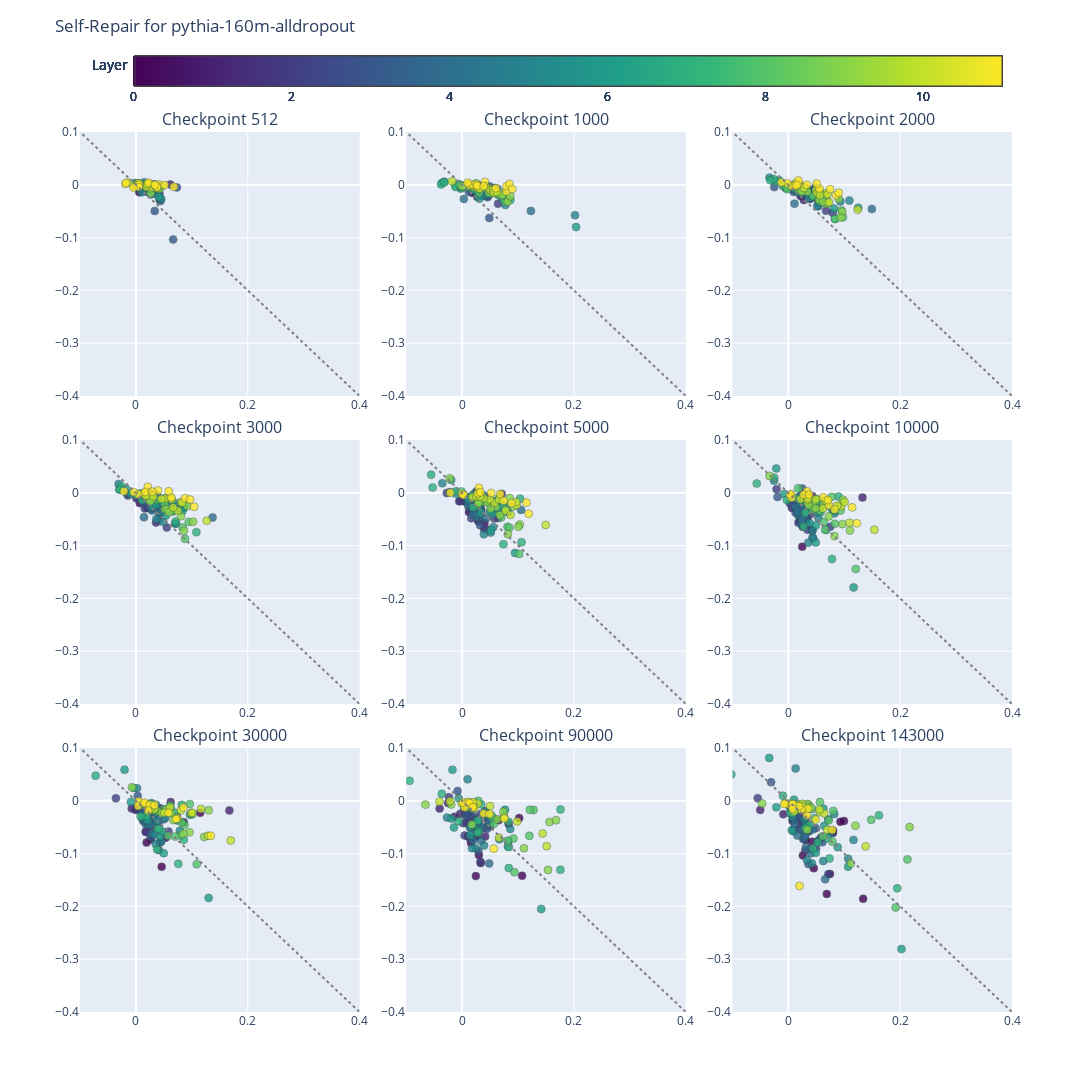

This figure's notebook cell:
### Code cell
import plotly.graph_objects as go
from plotly.subplots import make_subplots
import numpy as np
import torch

# Specify your desired x and y axis range
x_range = [-0.1, 0.4]
y_range = [-0.4, 0.1]

# Determine the grid size (rows x columns)
total_checkpoints = len(data.keys())
num_columns = 3  # Example: 3 columns in your grid
num_rows = (total_checkpoints + num_columns - 1) // num_columns  # Calculate rows needed

# Initialize the subplot figure with specified rows and columns
fig = make_subplots(
    rows=num_rows, cols=num_columns, 
    subplot_titles=[f"Checkpoint {checkpoint}" for checkpoint in data.keys()],
    horizontal_spacing=0.05,  # Reduce horizontal spacing
    vertical_spacing=0.05     # Reduce vertical spacing
)

subplot_index = 1  # Initialize subplot index

for checkpoint in data.keys():
    # Calculate the current row and column position
    row = (subplot_index - 1) // num_columns + 1
    col = (subplot_index - 1) % num_columns + 1

    # Generate the plot for the current checkpoint
    current_fig = create_layered_scatter(
        data[checkpoint]['thresholded_de'][0], 
        data[checkpoint]['thresholded_cil'][0], 
        "Direct Effect of Component", 
        "Change in Logits Upon Ablation", 
        f"Self-Repair in {MODEL_TO_VIEW} at Checkpoint {checkpoint}",
    )

    # Add each trace from the current figure to the subplot
    for trace in current_fig.data:
        fig.add_trace(trace, row=row, col=col)

    # Explicitly set x and y ranges for this subplot
    fig.update_xaxes(range=x_range, row=row, col=col)
    fig.update_yaxes(range=y_range, row=row, col=col)
    
    # Add the dotted line where the negative value of the y-axis equals the positive value of the x-axis
    line_range = [min(x_range[0], y_range[0]), max(x_range[1], y_range[1])]
    fig.add_trace(
        go.Scatter(x=line_range, y=[-x for x in line_range], mode='lines',
                   line=dict(color='grey', dash='dot'), name='Y=-X'),
        row=row, col=col
    )

    subplot_index += 1

# Update layout if needed (optional)
fig.update_layout(height=400*num_rows, width=400*num_columns, title_text=f"Self-Repair for {MODEL_TO_VIEW}", showlegend=False)
fig.show()

### Figure 1 — Plotly figure (JSON) as saved in the notebook; plotly's stock layout.template omitted (floating-point values rounded to 4 significant figures; data arrays with more than 128 entries replaced by an {"elided": "..."} marker saying what was removed)
{"data": [{"marker": {"color": {"elided": "144 int values"}, "colorbar": {"orientation": "h", "title": {"text": "Layer"}}, "colorscale": [[0, "#440154"], [0.1111, "#482878"], [0.2222, "#3e4989"], [0.3333, "#31688e"], [0.4444, "#26828e"], [0.5556, "#1f9e89"], [0.6667, "#35b779"], [0.7778, "#6ece58"], [0.8889, "#b5de2b"], [1, "#fde725"]], "line": {"color": "DarkSlateGrey", "width": 0.5}, "opacity": 0.8, "size": 8}, "mode": "markers", "name": "Attention Heads", "text": {"elided": "144 str values"}, "type": "scatter", "x": {"elided": "144 float values"}, "xaxis": "x", "y": {"elided": "144 float values"}, "yaxis": "y"}, {"line": {"color": "grey", "dash": "dot"}, "mode": "lines", "name": "Y=-X", "type": "scatter", "x": [-0.4, 0.4], "xaxis": "x", "y": [0.4, -0.4], "yaxis": "y"}, {"marker": {"color": {"elided": "144 int values"}, "colorbar": {"orientation": "h", "title": {"text": "Layer"}}, "colorscale": [[0, "#440154"], [0.1111, "#482878"], [0.2222, "#3e4989"], [0.3333, "#31688e"], [0.4444, "#26828e"], [0.5556, "#1f9e89"], [0.6667, "#35b779"], [0.7778, "#6ece58"], [0.8889, "#b5de2b"], [1, "#fde725"]], "line": {"color": "DarkSlateGrey", "width": 0.5}, "opacity": 0.8, "size": 8}, "mode": "markers", "name": "Attention Heads", "text": {"elided": "144 str values"}, "type": "scatter", "x": {"elided": "144 float values"}, "xaxis": "x2", "y": {"elided": "144 float values"}, "yaxis": "y2"}, {"line": {"color": "grey", "dash": "dot"}, "mode": "lines", "name": "Y=-X", "type": "scatter", "x": [-0.4, 0.4], "xaxis": "x2", "y": [0.4, -0.4], "yaxis": "y2"}, {"marker": {"color": {"elided": "144 int values"}, "colorbar": {"orientation": "h", "title": {"text": "Layer"}}, "colorscale": [[0, "#440154"], [0.1111, "#482878"], [0.2222, "#3e4989"], [0.3333, "#31688e"], [0.4444, "#26828e"], [0.5556, "#1f9e89"], [0.6667, "#35b779"], [0.7778, "#6ece58"], [0.8889, "#b5de2b"], [1, "#fde725"]], "line": {"color": "DarkSlateGrey", "width": 0.5}, "opacity": 0.8, "size": 8}, "mode": "markers", "name": "Attention Heads", "text": {"elided": "144 str values"}, "type": "scatter", "x": {"elided": "144 float values"}, "xaxis": "x3", "y": {"elided": "144 float values"}, "yaxis": "y3"}, {"line": {"color": "grey", "dash": "dot"}, "mode": "lines", "name": "Y=-X", "type": "scatter", "x": [-0.4, 0.4], "xaxis": "x3", "y": [0.4, -0.4], "yaxis": "y3"}, {"marker": {"color": {"elided": "144 int values"}, "colorbar": {"orientation": "h", "title": {"text": "Layer"}}, "colorscale": [[0, "#440154"], [0.1111, "#482878"], [0.2222, "#3e4989"], [0.3333, "#31688e"], [0.4444, "#26828e"], [0.5556, "#1f9e89"], [0.6667, "#35b779"], [0.7778, "#6ece58"], [0.8889, "#b5de2b"], [1, "#fde725"]], "line": {"color": "DarkSlateGrey", "width": 0.5}, "opacity": 0.8, "size": 8}, "mode": "markers", "name": "Attention Heads", "text": {"elided": "144 str values"}, "type": "scatter", "x": {"elided": "144 float values"}, "xaxis": "x4", "y": {"elided": "144 float values"}, "yaxis": "y4"}, {"line": {"color": "grey", "dash": "dot"}, "mode": "lines", "name": "Y=-X", "type": "scatter", "x": [-0.4, 0.4], "xaxis": "x4", "y": [0.4, -0.4], "yaxis": "y4"}, {"marker": {"color": {"elided": "144 int values"}, "colorbar": {"orientation": "h", "title": {"text": "Layer"}}, "colorscale": [[0, "#440154"], [0.1111, "#482878"], [0.2222, "#3e4989"], [0.3333, "#31688e"], [0.4444, "#26828e"], [0.5556, "#1f9e89"], [0.6667, "#35b779"], [0.7778, "#6ece58"], [0.8889, "#b5de2b"], [1, "#fde725"]], "line": {"color": "DarkSlateGrey", "width": 0.5}, "opacity": 0.8, "size": 8}, "mode": "markers", "name": "Attention Heads", "text": {"elided": "144 str values"}, "type": "scatter", "x": {"elided": "144 float values"}, "xaxis": "x5", "y": {"elided": "144 float values"}, "yaxis": "y5"}, {"line": {"color": "grey", "dash": "dot"}, "mode": "lines", "name": "Y=-X", "type": "scatter", "x": [-0.4, 0.4], "xaxis": "x5", "y": [0.4, -0.4], "yaxis": "y5"}, {"marker": {"color": {"elided": "144 int values"}, "colorbar": {"orientation": "h", "title": {"text": "Layer"}}, "colorscale": [[0, "#440154"], [0.1111, "#482878"], [0.2222, "#3e4989"], [0.3333, "#31688e"], [0.4444, "#26828e"], [0.5556, "#1f9e89"], [0.6667, "#35b779"], [0.7778, "#6ece58"], [0.8889, "#b5de2b"], [1, "#fde725"]], "line": {"color": "DarkSlateGrey", "width": 0.5}, "opacity": 0.8, "size": 8}, "mode": "markers", "name": "Attention Heads", "text": {"elided": "144 str values"}, "type": "scatter", "x": {"elided": "144 float values"}, "xaxis": "x6", "y": {"elided": "144 float values"}, "yaxis": "y6"}, {"line": {"color": "grey", "dash": "dot"}, "mode": "lines", "name": "Y=-X", "type": "scatter", "x": [-0.4, 0.4], "xaxis": "x6", "y": [0.4, -0.4], "yaxis": "y6"}, {"marker": {"color": {"elided": "144 int values"}, "colorbar": {"orientation": "h", "title": {"text": "Layer"}}, "colorscale": [[0, "#440154"], [0.1111, "#482878"], [0.2222, "#3e4989"], [0.3333, "#31688e"], [0.4444, "#26828e"], [0.5556, "#1f9e89"], [0.6667, "#35b779"], [0.7778, "#6ece58"], [0.8889, "#b5de2b"], [1, "#fde725"]], "line": {"color": "DarkSlateGrey", "width": 0.5}, "opacity": 0.8, "size": 8}, "mode": "markers", "name": "Attention Heads", "text": {"elided": "144 str values"}, "type": "scatter", "x": {"elided": "144 float values"}, "xaxis": "x7", "y": {"elided": "144 float values"}, "yaxis": "y7"}, {"line": {"color": "grey", "dash": "dot"}, "mode": "lines", "name": "Y=-X", "type": "scatter", "x": [-0.4, 0.4], "xaxis": "x7", "y": [0.4, -0.4], "yaxis": "y7"}, {"marker": {"color": {"elided": "144 int values"}, "colorbar": {"orientation": "h", "title": {"text": "Layer"}}, "colorscale": [[0, "#440154"], [0.1111, "#482878"], [0.2222, "#3e4989"], [0.3333, "#31688e"], [0.4444, "#26828e"], [0.5556, "#1f9e89"], [0.6667, "#35b779"], [0.7778, "#6ece58"], [0.8889, "#b5de2b"], [1, "#fde725"]], "line": {"color": "DarkSlateGrey", "width": 0.5}, "opacity": 0.8, "size": 8}, "mode": "markers", "name": "Attention Heads", "text": {"elided": "144 str values"}, "type": "scatter", "x": {"elided": "144 float values"}, "xaxis": "x8", "y": {"elided": "144 float values"}, "yaxis": "y8"}, {"line": {"color": "grey", "dash": "dot"}, "mode": "lines", "name": "Y=-X", "type": "scatter", "x": [-0.4, 0.4], "xaxis": "x8", "y": [0.4, -0.4], "yaxis": "y8"}, {"marker": {"color": {"elided": "144 int values"}, "colorbar": {"orientation": "h", "title": {"text": "Layer"}}, "colorscale": [[0, "#440154"], [0.1111, "#482878"], [0.2222, "#3e4989"], [0.3333, "#31688e"], [0.4444, "#26828e"], [0.5556, "#1f9e89"], [0.6667, "#35b779"], [0.7778, "#6ece58"], [0.8889, "#b5de2b"], [1, "#fde725"]], "line": {"color": "DarkSlateGrey", "width": 0.5}, "opacity": 0.8, "size": 8}, "mode": "markers", "name": "Attention Heads", "text": {"elided": "144 str values"}, "type": "scatter", "x": {"elided": "144 float values"}, "xaxis": "x9", "y": {"elided": "144 float values"}, "yaxis": "y9"}, {"line": {"color": "grey", "dash": "dot"}, "mode": "lines", "name": "Y=-X", "type": "scatter", "x": [-0.4, 0.4], "xaxis": "x9", "y": [0.4, -0.4], "yaxis": "y9"}], "layout": {"annotations": [{"font": {"size": 16}, "showarrow": false, "text": "Checkpoint 512", "x": 0.15, "xanchor": "center", "xref": "paper", "y": 1, "yanchor": "bottom", "yref": "paper"}, {"font": {"size": 16}, "showarrow": false, "text": "Checkpoint 1000", "x": 0.5, "xanchor": "center", "xref": "paper", "y": 1, "yanchor": "bottom", "yref": "paper"}, {"font": {"size": 16}, "showarrow": false, "text": "Checkpoint 2000", "x": 0.85, "xanchor": "center", "xref": "paper", "y": 1, "yanchor": "bottom", "yref": "paper"}, {"font": {"size": 16}, "showarrow": false, "text": "Checkpoint 3000", "x": 0.15, "xanchor": "center", "xref": "paper", "y": 0.65, "yanchor": "bottom", "yref": "paper"}, {"font": {"size": 16}, "showarrow": false, "text": "Checkpoint 5000", "x": 0.5, "xanchor": "center", "xref": "paper", "y": 0.65, "yanchor": "bottom", "yref": "paper"}, {"font": {"size": 16}, "showarrow": false, "text": "Checkpoint 10000", "x": 0.85, "xanchor": "center", "xref": "paper", "y": 0.65, "yanchor": "bottom", "yref": "paper"}, {"font": {"size": 16}, "showarrow": false, "text": "Checkpoint 30000", "x": 0.15, "xanchor": "center", "xref": "paper", "y": 0.3, "yanchor": "bottom", "yref": "paper"}, {"font": {"size": 16}, "showarrow": false, "text": "Checkpoint 90000", "x": 0.5, "xanchor": "center", "xref": "paper", "y": 0.3, "yanchor": "bottom", "yref": "paper"}, {"font": {"size": 16}, "showarrow": false, "text": "Checkpoint 143000", "x": 0.85, "xanchor": "center", "xref": "paper", "y": 0.3, "yanchor": "bottom", "yref": "paper"}], "height": 1200, "showlegend": false, "title": {"text": "Self-Repair for pythia-160m-alldropout"}, "width": 1200, "xaxis": {"anchor": "y", "domain": [0, 0.3], "range": [-0.1, 0.4]}, "xaxis2": {"anchor": "y2", "domain": [0.35, 0.65], "range": [-0.1, 0.4]}, "xaxis3": {"anchor": "y3", "domain": [0.7, 1], "range": [-0.1, 0.4]}, "xaxis4": {"anchor": "y4", "domain": [0, 0.3], "range": [-0.1, 0.4]}, "xaxis5": {"anchor": "y5", "domain": [0.35, 0.65], "range": [-0.1, 0.4]}, "xaxis6": {"anchor": "y6", "domain": [0.7, 1], "range": [-0.1, 0.4]}, "xaxis7": {"anchor": "y7", "domain": [0, 0.3], "range": [-0.1, 0.4]}, "xaxis8": {"anchor": "y8", "domain": [0.35, 0.65], "range": [-0.1, 0.4]}, "xaxis9": {"anchor": "y9", "domain": [0.7, 1], "range": [-0.1, 0.4]}, "yaxis": {"anchor": "x", "domain": [0.7, 1], "range": [-0.4, 0.1]}, "yaxis2": {"anchor": "x2", "domain": [0.7, 1], "range": [-0.4, 0.1]}, "yaxis3": {"anchor": "x3", "domain": [0.7, 1], "range": [-0.4, 0.1]}, "yaxis4": {"anchor": "x4", "domain": [0.35, 0.65], "range": [-0.4, 0.1]}, "yaxis5": {"anchor": "x5", "domain": [0.35, 0.65], "range": [-0.4, 0.1]}, "yaxis6": {"anchor": "x6", "domain": [0.35, 0.65], "range": [-0.4, 0.1]}, "yaxis7": {"anchor": "x7", "domain": [0, 0.3], "range": [-0.4, 0.1]}, "yaxis8": {"anchor": "x8", "domain": [0, 0.3], "range": [-0.4, 0.1]}, "yaxis9": {"anchor": "x9", "domain": [0, 0.3], "range": [-0.4, 0.1]}}}
